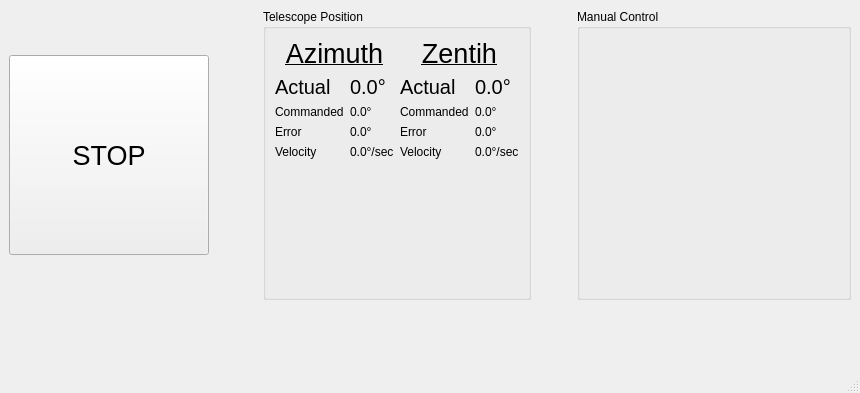
<?xml version="1.0" encoding="UTF-8"?>
<ui version="4.0">
 <class>MainWindow</class>
 <widget class="QMainWindow" name="MainWindow">
  <property name="geometry">
   <rect>
    <x>0</x>
    <y>0</y>
    <width>860</width>
    <height>393</height>
   </rect>
  </property>
  <property name="windowTitle">
   <string>MainWindow</string>
  </property>
  <widget class="QWidget" name="centralwidget">
   <layout class="QGridLayout" name="gridLayout">
    <item row="0" column="0">
     <layout class="QVBoxLayout" name="verticalLayout_2">
      <item>
       <spacer name="verticalSpacer_3">
        <property name="orientation">
         <enum>Qt::Orientation::Vertical</enum>
        </property>
        <property name="sizeHint" stdset="0">
         <size>
          <width>20</width>
          <height>40</height>
         </size>
        </property>
       </spacer>
      </item>
      <item>
       <widget class="QPushButton" name="pushButton">
        <property name="sizePolicy">
         <sizepolicy hsizetype="Minimum" vsizetype="Minimum">
          <horstretch>0</horstretch>
          <verstretch>0</verstretch>
         </sizepolicy>
        </property>
        <property name="minimumSize">
         <size>
          <width>200</width>
          <height>200</height>
         </size>
        </property>
        <property name="maximumSize">
         <size>
          <width>600</width>
          <height>600</height>
         </size>
        </property>
        <property name="baseSize">
         <size>
          <width>500</width>
          <height>500</height>
         </size>
        </property>
        <property name="font">
         <font>
          <pointsize>20</pointsize>
          <fontweight>Black</fontweight>
         </font>
        </property>
        <property name="styleSheet">
         <string notr="true">border-image: url(:/icons/octagon.svg);</string>
        </property>
        <property name="text">
         <string>STOP</string>
        </property>
        <property name="iconSize">
         <size>
          <width>100</width>
          <height>100</height>
         </size>
        </property>
        <property name="flat">
         <bool>false</bool>
        </property>
       </widget>
      </item>
      <item>
       <spacer name="verticalSpacer_2">
        <property name="orientation">
         <enum>Qt::Orientation::Vertical</enum>
        </property>
        <property name="sizeHint" stdset="0">
         <size>
          <width>20</width>
          <height>40</height>
         </size>
        </property>
       </spacer>
      </item>
     </layout>
    </item>
    <item row="0" column="3">
     <layout class="QVBoxLayout" name="verticalLayout">
      <item>
       <widget class="QGroupBox" name="position_groupBox">
        <property name="title">
         <string>Telescope Position</string>
        </property>
        <layout class="QHBoxLayout" name="horizontalLayout">
         <item>
          <layout class="QFormLayout" name="formLayout">
           <property name="formAlignment">
            <set>Qt::AlignmentFlag::AlignLeading|Qt::AlignmentFlag::AlignLeft|Qt::AlignmentFlag::AlignTop</set>
           </property>
           <item row="0" column="0" colspan="2">
            <widget class="QLabel" name="azimuthLabel">
             <property name="font">
              <font>
               <pointsize>20</pointsize>
               <underline>true</underline>
              </font>
             </property>
             <property name="text">
              <string>Azimuth</string>
             </property>
             <property name="alignment">
              <set>Qt::AlignmentFlag::AlignCenter</set>
             </property>
            </widget>
           </item>
           <item row="1" column="0">
            <widget class="QLabel" name="azimuth_actualLabel">
             <property name="font">
              <font>
               <pointsize>15</pointsize>
              </font>
             </property>
             <property name="text">
              <string>Actual</string>
             </property>
            </widget>
           </item>
           <item row="1" column="1">
            <widget class="QLabel" name="label">
             <property name="font">
              <font>
               <pointsize>15</pointsize>
              </font>
             </property>
             <property name="text">
              <string>0.0°</string>
             </property>
            </widget>
           </item>
           <item row="2" column="0">
            <widget class="QLabel" name="azimuth_commandedLabel">
             <property name="text">
              <string>Commanded</string>
             </property>
            </widget>
           </item>
           <item row="2" column="1">
            <widget class="QLabel" name="label_3">
             <property name="text">
              <string>0.0°</string>
             </property>
            </widget>
           </item>
           <item row="3" column="0">
            <widget class="QLabel" name="azimuth_errorLabel">
             <property name="text">
              <string>Error</string>
             </property>
            </widget>
           </item>
           <item row="3" column="1">
            <widget class="QLabel" name="label_5">
             <property name="text">
              <string>0.0°</string>
             </property>
            </widget>
           </item>
           <item row="4" column="0">
            <widget class="QLabel" name="azimuth_velocityLabel">
             <property name="text">
              <string>Velocity</string>
             </property>
            </widget>
           </item>
           <item row="4" column="1">
            <widget class="QLabel" name="label_6">
             <property name="text">
              <string>0.0°/sec</string>
             </property>
            </widget>
           </item>
          </layout>
         </item>
         <item>
          <layout class="QFormLayout" name="formLayout_2">
           <property name="formAlignment">
            <set>Qt::AlignmentFlag::AlignLeading|Qt::AlignmentFlag::AlignLeft|Qt::AlignmentFlag::AlignTop</set>
           </property>
           <item row="1" column="0">
            <widget class="QLabel" name="zenith_actualLabel">
             <property name="font">
              <font>
               <pointsize>15</pointsize>
              </font>
             </property>
             <property name="text">
              <string>Actual</string>
             </property>
            </widget>
           </item>
           <item row="0" column="0" colspan="2">
            <widget class="QLabel" name="zenithLabel">
             <property name="font">
              <font>
               <pointsize>20</pointsize>
               <underline>true</underline>
              </font>
             </property>
             <property name="text">
              <string>Zentih</string>
             </property>
             <property name="alignment">
              <set>Qt::AlignmentFlag::AlignCenter</set>
             </property>
            </widget>
           </item>
           <item row="2" column="0">
            <widget class="QLabel" name="zenith_commandedLabel">
             <property name="text">
              <string>Commanded</string>
             </property>
            </widget>
           </item>
           <item row="3" column="0">
            <widget class="QLabel" name="zenith_errorLabel">
             <property name="text">
              <string>Error</string>
             </property>
            </widget>
           </item>
           <item row="4" column="0">
            <widget class="QLabel" name="zenith_velocityLabel">
             <property name="text">
              <string>Velocity</string>
             </property>
            </widget>
           </item>
           <item row="1" column="1">
            <widget class="QLabel" name="label_2">
             <property name="font">
              <font>
               <pointsize>15</pointsize>
              </font>
             </property>
             <property name="text">
              <string>0.0°</string>
             </property>
            </widget>
           </item>
           <item row="2" column="1">
            <widget class="QLabel" name="label_4">
             <property name="text">
              <string>0.0°</string>
             </property>
            </widget>
           </item>
           <item row="3" column="1">
            <widget class="QLabel" name="label_7">
             <property name="text">
              <string>0.0°</string>
             </property>
            </widget>
           </item>
           <item row="4" column="1">
            <widget class="QLabel" name="label_8">
             <property name="text">
              <string>0.0°/sec</string>
             </property>
            </widget>
           </item>
          </layout>
         </item>
        </layout>
       </widget>
      </item>
     </layout>
    </item>
    <item row="0" column="1">
     <spacer name="horizontalSpacer">
      <property name="orientation">
       <enum>Qt::Orientation::Horizontal</enum>
      </property>
      <property name="sizeType">
       <enum>QSizePolicy::Policy::MinimumExpanding</enum>
      </property>
      <property name="sizeHint" stdset="0">
       <size>
        <width>40</width>
        <height>20</height>
       </size>
      </property>
     </spacer>
    </item>
    <item row="0" column="4">
     <spacer name="horizontalSpacer_2">
      <property name="orientation">
       <enum>Qt::Orientation::Horizontal</enum>
      </property>
      <property name="sizeType">
       <enum>QSizePolicy::Policy::Minimum</enum>
      </property>
      <property name="sizeHint" stdset="0">
       <size>
        <width>40</width>
        <height>20</height>
       </size>
      </property>
     </spacer>
    </item>
    <item row="1" column="3">
     <spacer name="verticalSpacer">
      <property name="orientation">
       <enum>Qt::Orientation::Vertical</enum>
      </property>
      <property name="sizeHint" stdset="0">
       <size>
        <width>20</width>
        <height>40</height>
       </size>
      </property>
     </spacer>
    </item>
    <item row="0" column="5">
     <widget class="QGroupBox" name="control_groupBox">
      <property name="title">
       <string>Manual Control</string>
      </property>
      <layout class="QVBoxLayout" name="verticalLayout_3">
       <item>
        <widget class="Controller" name="widget" native="true">
         <property name="minimumSize">
          <size>
           <width>250</width>
           <height>250</height>
          </size>
         </property>
        </widget>
       </item>
      </layout>
     </widget>
    </item>
   </layout>
  </widget>
  <widget class="QMenuBar" name="menubar">
   <property name="geometry">
    <rect>
     <x>0</x>
     <y>0</y>
     <width>860</width>
     <height>22</height>
    </rect>
   </property>
  </widget>
  <widget class="QStatusBar" name="statusbar"/>
 </widget>
 <customwidgets>
  <customwidget>
   <class>Controller</class>
   <extends>QWidget</extends>
   <header>rfsocinterface.ui.controller</header>
   <container>1</container>
  </customwidget>
 </customwidgets>
 <resources>
  <include location="icons.qrc"/>
 </resources>
 <connections/>
</ui>
